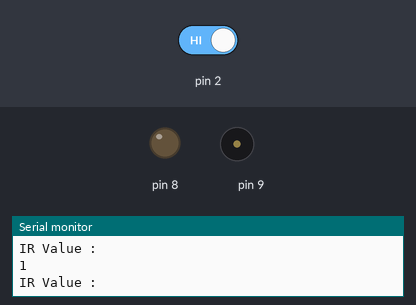
Bench run of a sketch on a simulated Arduino Uno, built with avr-gcc and run on an emulated ATmega328P. Parts: output pins drawn as LEDs (lit = HIGH), buzzer (waves = sounding), the last lines printed to the serial monitor. The test bench sets the inputs (shaded band); at power-on: pin 2 HIGH.

Above: at 1.2 s.
1.3 s: pin 2 driven LOW
At 1.9 s:
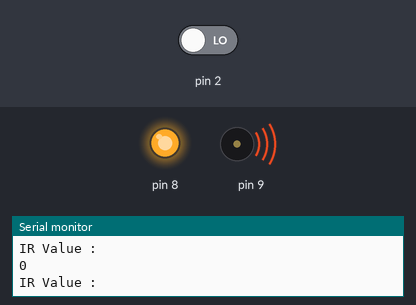
2.8 s: pin 2 driven HIGH
At 4.2 s:
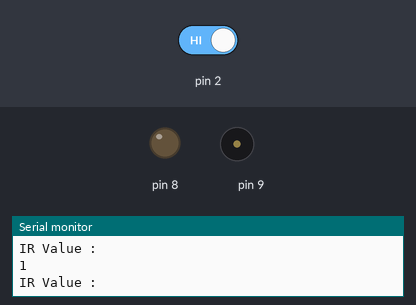
Timing chart, 0 to 5.8 s (numbered marks = the images above; inputs shaded):
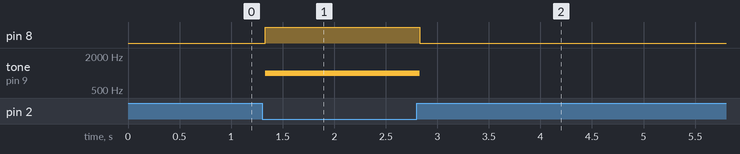

Measured:
- after the input at 1.3 s, pin 8: LOW → HIGH at once; tone on pin 9: silent → 1000 Hz at once
- after the input at 2.8 s, pin 8: HIGH → LOW at once; tone on pin 9: 1000 Hz → silent at once

The sketch:

ir_led_buzzer.ino
```cpp
void setup() {
  // put your setup code here, to run once:
  pinMode(8,OUTPUT);
  pinMode(9,OUTPUT);
  pinMode(2,INPUT);
  Serial.begin(9600);

}

void loop() {
  // put your main code here, to run repeatedly:
  int value = digitalRead(2) ;

  Serial.println("IR Value : ");
  Serial.println(value);

  if (value == 0){
    digitalWrite(8,HIGH);
    tone(9,1000);
  }
  else{
    digitalWrite(8,LOW);
    noTone(9);
  }


}
```
